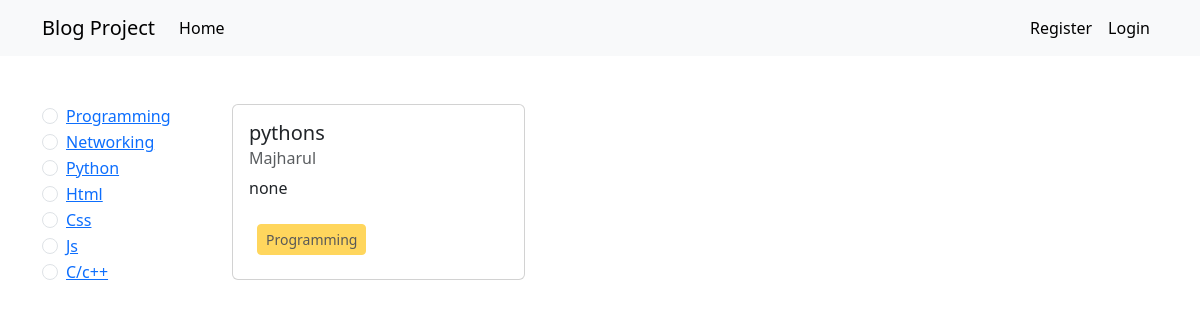
/category/programming/, run on the app's committed database.
### categories/models.py (models this page shows, shortened)
class Category (models.Model):
    name = models.CharField(max_length=100)
    slug=models.SlugField(max_length=100,blank=True,null=True,unique=True)

### posts/models.py (models this page shows, shortened)
class Post(models.Model):
    title = models.CharField(max_length=50)
    content = models.TextField()
    category = models.ManyToManyField(Category)
    author = models.ForeignKey(User, on_delete=models.CASCADE)

### blog_project/views.py (the view)
# urls.py: 2. Add a URL to urlpatterns:  path('', views.home, name='home')
def home(request,category_slug=None):
    post = Post.objects.all()
    if category_slug is not None:
        category=Category.objects.get(slug = category_slug)
        post=Post.objects.filter(category=category)
    category=Category.objects.all()
    return render(request,'index.html',{'post':post,'category':category})

### templates/index.html
{% extends 'base.html' %}
{% block content %}
<div class="container mt-5">
       <div class="row">
            <div class="col-2">
               {% for cate in category %}
               <div class="form-check">
                  <input class="form-check-input" type="radio" name="flexRadioDefault" id="{{cate.id}}">
                  <label class="form-check-label" for="{{cate.id}}">
                    <a href="{% url 'category_wise_post' cate.slug %}"> {{cate.name}}</a>
                  </label>
                </div>
               {% endfor %}
            </div>
            <div class="col-10">
               <div class="row">
                  {% for i in post %}
                  <div class="col-4">
                    <div class="card mb-3" style="width:100%;">
                        <div class="card-body">
                          <h5 class="card-title">{{i.title}}</h5>
                          <h6 class="card-subtitle mb-2 text-body-secondary">{{i.author.first_name}}</h6>
                          <p class="card-text">{{i.content}}</p>
                           {% for cate in i.category.all %}
                              <span class="btn btn-warning disabled m-2 btn-sm">{{cate.name}}</span>
                           {% endfor %}
                           <br>
                        </div>
                     </div>
                   </div>
                  {% endfor %}
              </div>
            </div>
       </div>
</div>
{% endblock  %}

### data on the page
Category: name "Programming"
Category: name "Networking"
Category: name "Python"
Category: name "Html"
Category: name "Css"
Category: name "Js"
Category: name "C/c++"
Post: title "pythons", author.first_name "Majharul", content "none"
